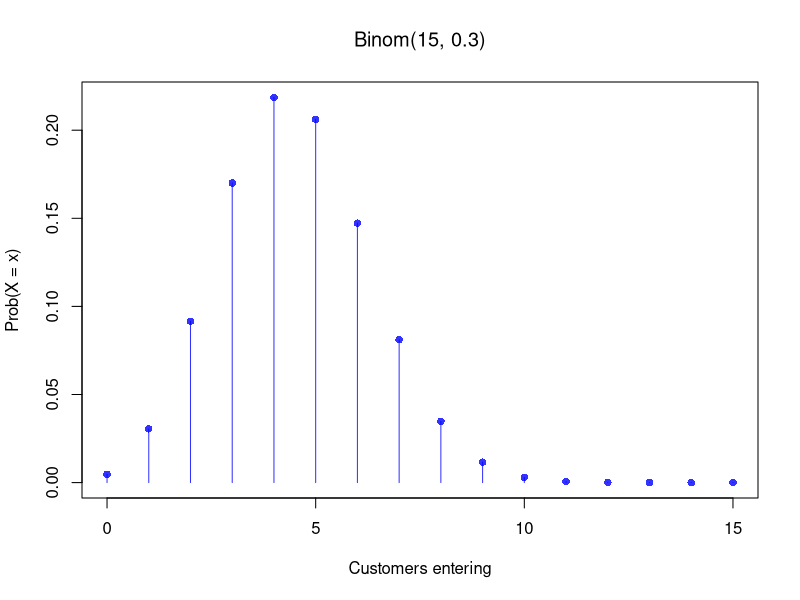
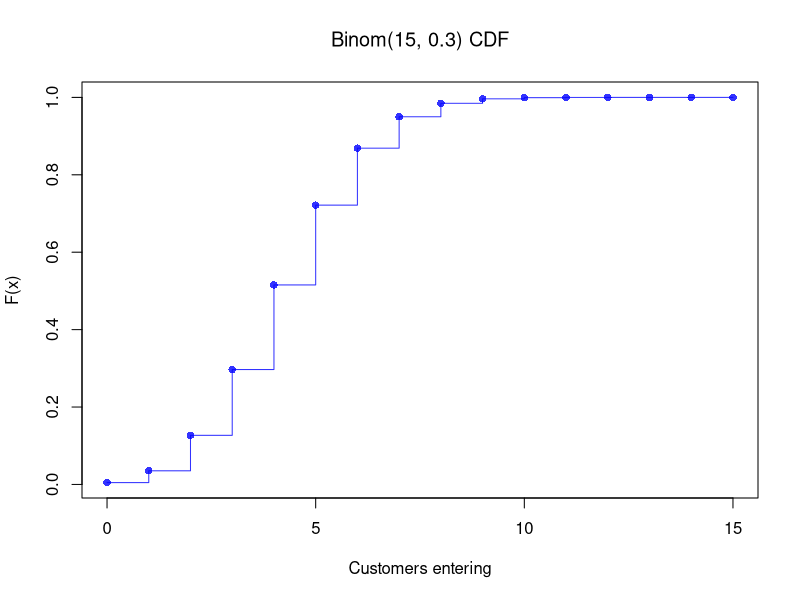
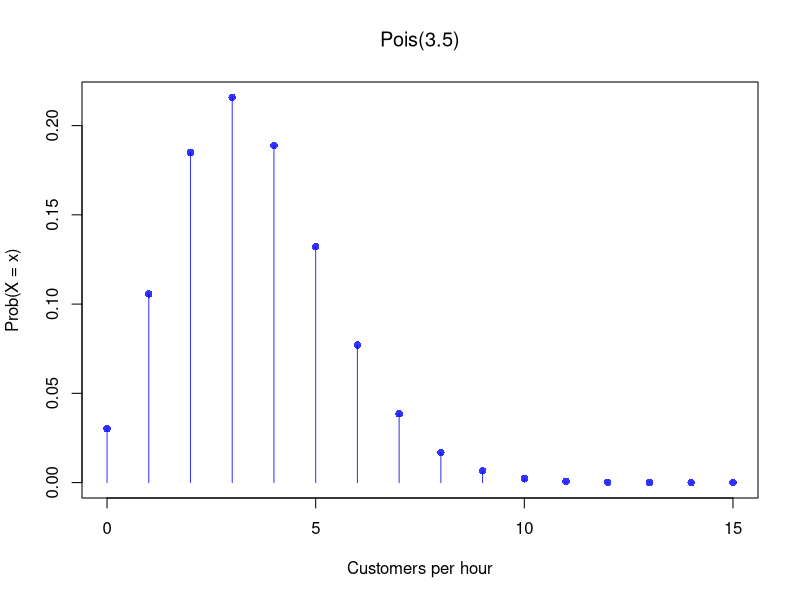
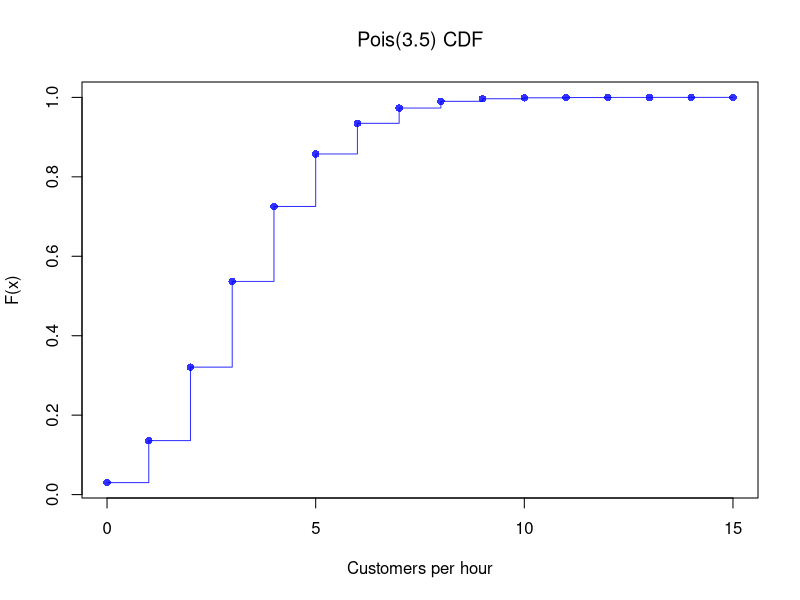
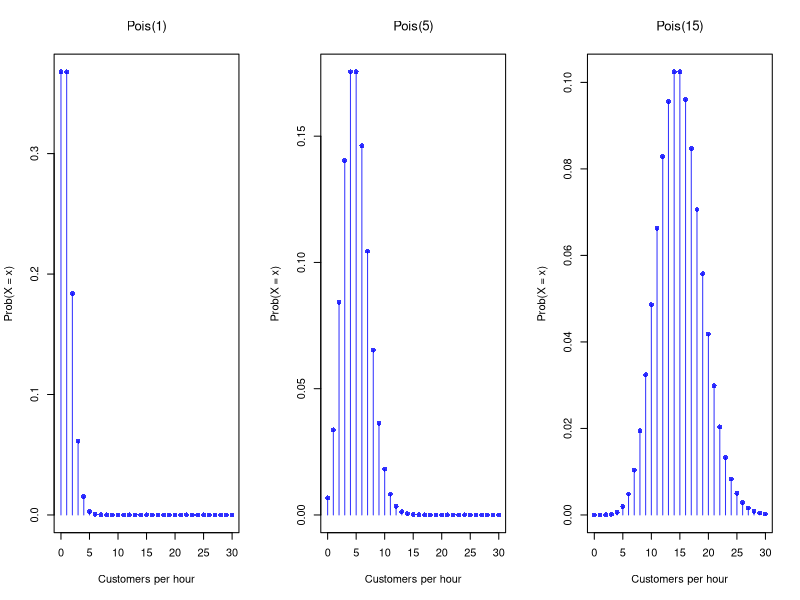
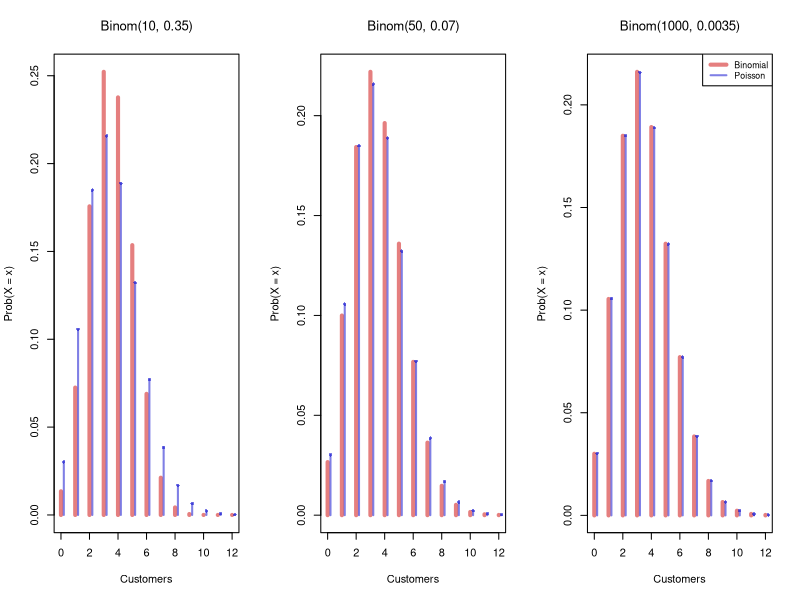
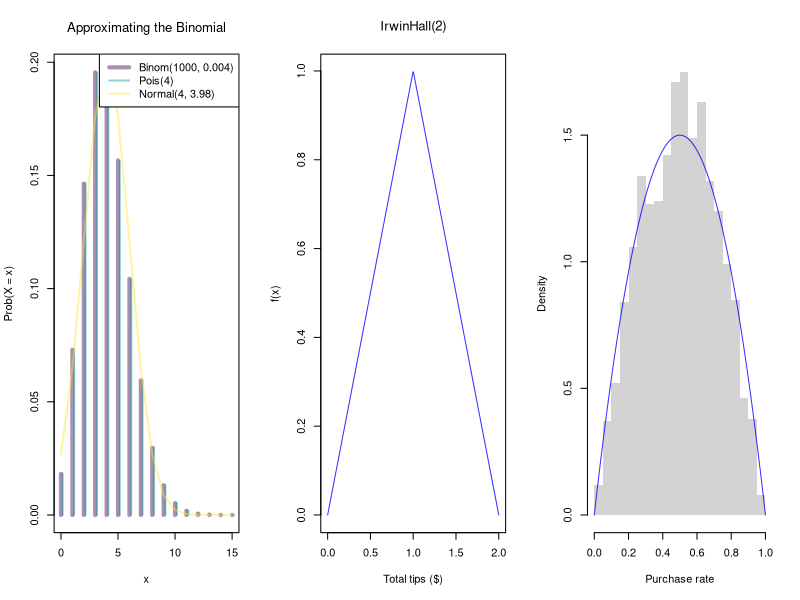
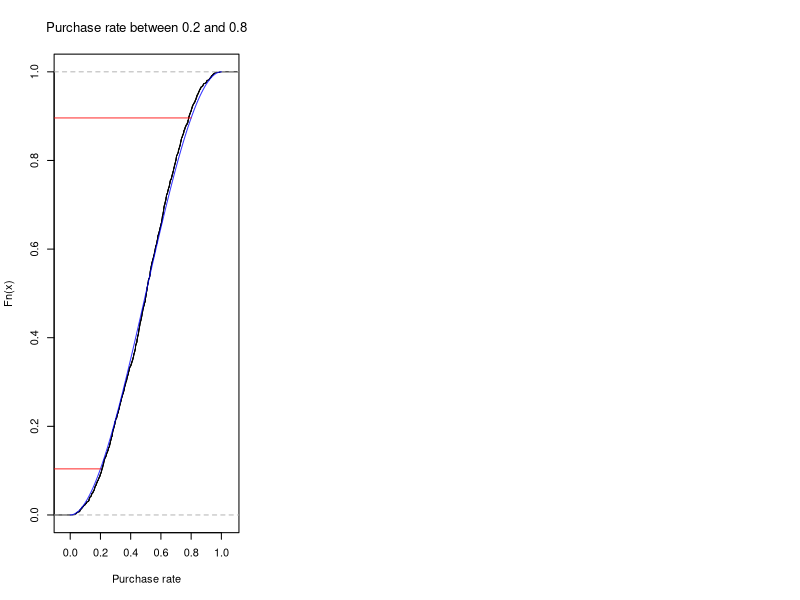

R code for these plots, in order:
## ---- chunk 1
## Store: 15 passers-by, 30% chance each enters
n <- 15
p <- 0.3

# PMF plot
x <- seq(0, n)
f_x <- dbinom(x, n, p)
plot(x, f_x, type = 'h', col = rgb(0, 0, 1, .8),
    main=NA, xlab = 'Customers entering', ylab = 'Prob(X = x)')
title(bquote(paste('Binom(', .(n), ', ', .(p), ')')), font.main=1)
points(x, f_x, pch = 16, col = rgb(0, 0, 1, .8))

## Theoretical CDF
F_x <- pbinom(x, n, p)
plot(x, F_x, type='s', col=rgb(0, 0, 1, .8),
    xlab = 'Customers entering', ylab = 'F(x)', main=NA)
points(x, F_x, pch=16, col=rgb(0, 0, 1, .8))
title(bquote(paste('Binom(', .(n), ', ', .(p), ') CDF')), font.main=1)
## ---- chunk 2
# Individual terms
x <- c(0, 1, 2)
px <- dbinom(x, size=20, prob=0.05)
round(px, 2)

# CDF: Prob(X <= 2)
pbinom(2, size=20, prob=0.05)
## ---- chunk 3
n <- 8
p <- 0.3
X <- rbinom(1000, n, p)
## ---- chunk 4
# Compare empirical simulation vs theoretical
n <- 2
p <- 3/4
X <-  rbinom(1000, size=n, prob=p)

# Mean
c(empirical = mean(X), theoretical = n*p)

# Variance
c(empirical  = var(X),  theoretical  = n*p*(1-p))
## ---- chunk 5
## Store: lambda = 3.5 customers per hour
lambda <- 3.5

# PMF plot
x <- seq(0, 15)
f_x <- dpois(x, lambda)
plot(x, f_x, type='h', col=rgb(0, 0, 1, .8),
     xlab = 'Customers per hour', ylab = 'Prob(X = x)', main=NA)
points(x, f_x, pch = 16, col = rgb(0, 0, 1, .8))
title(bquote(paste('Pois(', .(lambda), ')')), font.main=1)

# CDF plot
F_x <- ppois(x, lambda)
plot(x, F_x, type='s', col=rgb(0, 0, 1, .8),
    xlab = 'Customers per hour', ylab = 'F(x)', main=NA)
points(x, F_x, pch=16, col=rgb(0, 0, 1, .8))
title(bquote(paste('Pois(', .(lambda), ') CDF')), font.main=1)
## ---- chunk 6
# Compare empirical simulation vs theoretical
lambda <- 3.5
X <- rpois(1e4, lambda)
c(emp_mean = mean(X), th_mean = lambda)
c(emp_var  = var(X),  th_var  = lambda)
## ---- chunk 7
# Prob(X > 7)
1 - ppois(7, lambda=4.5)

# Verify: sum the PMF from 0 to 7
sum(dpois(0:7, lambda=4.5))
## ---- chunk 8
# Shape varies with lambda
par(mfrow=c(1, 3))
for(lam in c(1, 5, 15)) {
    x <- seq(0, 30)
    f_x <- dpois(x, lam)
    plot(x, f_x, type='h', col=rgb(0, 0, 1, .8),
        xlab = 'Customers per hour', ylab = 'Prob(X = x)', main=NA)
    points(x, f_x, pch=16, col=rgb(0, 0, 1, .8))
    title(bquote(paste('Pois(', .(lam), ')')), font.main=1)
}
## ---- chunk 9
# Binomial approaches Poisson as n grows
lambda <- 3.5
x <- seq(0, 12)
f_pois <- dpois(x, lambda)

par(mfrow=c(1, 3))
for(n in c(10, 50, 1000)) {
    f_binom <- dbinom(x, size=n, prob=lambda/n)
    comp_cols <- c(rgb(.8, 0, 0, .5), rgb(0, 0, .8, .5))
    plot(x, f_binom, type='h', col=comp_cols[1], lwd=4,
        xlab='Customers', ylab='Prob(X = x)', main=NA)
    points(x + 0.2, f_pois, type='h', col=comp_cols[2], lwd=2)
    points(x + 0.2, f_pois, pch=16, col=comp_cols[2], cex=0.7)
    title(bquote(paste('Binom(', .(n), ', ', .(round(lambda/n, 4)), ')')), font.main=1)
}
legend('topright', c('Binomial', 'Poisson'),
    col=comp_cols, lwd=c(4, 2), cex=0.8)
## ---- chunk 10
# Binom(1000, 0.004) vs Pois(4) vs Normal(4, 3.98)
n <- 1000
p <- 0.004
x <- seq(0, 15)
f_binom <- dbinom(x, size=n, prob=p)
f_pois  <- dpois(x, lambda=n*p)
f_norm  <- dnorm(x, mean=n*p, sd=sqrt(n*p*(1-p)))

approx_cols <- hcl.colors(3, alpha=.45)
plot(x, f_binom, type='h', col=approx_cols[1], lwd=4,
    xlab='x', ylab='Prob(X = x)',
    main=NA)
title('Approximating the Binomial', font.main=1)
points(x + 0.15, f_pois, type='h', col=approx_cols[2], lwd=2)
lines(x, f_norm, col=approx_cols[3], lwd=2)
legend('topright',
    c('Binom(1000, 0.004)', 'Pois(4)', 'Normal(4, 3.98)'),
    col=approx_cols, lwd=c(4, 2, 2))
## ---- chunk 11
## Tip jar: total tips from n customers, each Uniform(0, 1)
# Irwin-Hall PDF function
dirwinhall <- function(x, n) {
    f_x <- rep(NA, length(x))
    for(i in seq(x)) {
        xx <- x[i]
        if(xx < 0 | xx > n){
            f_x[i] <- 0
        } else {
            k <- seq(0, floor(xx))
            f_k <- sum((-1)^k*choose(n, k)*(xx-k)^(n-1))/factorial(n-1)
            f_x[i] <- f_k
        }
    }
    return(f_x)
}

# Two customers
n <- 2
x <- seq(0, n, length.out = 500)

# Compute and plot PDF
f_x <- dirwinhall(x, n)
plot(x, f_x, type='l', col=rgb(0, 0, 1, .8),
    main=NA, xlab = 'Total tips ($)', ylab = 'f(x)')
title(bquote(paste('IrwinHall(', .(n), ')')), font.main=1)
## ---- chunk 12
## Daily purchase rate: Beta(2, 2)
X4 <- rbeta(2000, 2, 2)
hist(X4, breaks=20, border=NA, main=NA, freq=F,
    xlab='Purchase rate')

x <- seq(0, 1, by=.01)
fx <- dbeta(x, 2, 2)
lines(x, fx, col=rgb(0, 0, 1, .8))
## ---- chunk 13
plot(ecdf(X4), main=NA,
    xlab='Purchase rate') # Empirical

x <- seq(0, 1, by=.01) # Theoretical
Fx <- pbeta(x, 2, 2)
lines(x, Fx, col=rgb(0, 0, 1, .8))

# Middle Interval Example
F2 <- pbeta(0.2, 2, 2)
F8 <- pbeta(0.8, 2, 2)
F_2_8 <- F8 - F2
F_2_8

# Visualize
title('Purchase rate between 0.2 and 0.8', font.main=1)
segments(0.2, F2, -1, F2, col=rgb(1, 0, 0, .8))
segments(0.8, F8, -1, F8, col=rgb(1, 0, 0, .8))
## ---- chunk 14
#| fig-width: 8
#| fig-height: 6
op <- par(no.readonly = TRUE); on.exit(par(op), add = TRUE)
x <- seq(0, 1, by=.01)
pars <- expand.grid(c(.5, 1, 2), c(.5, 1, 2))
par(mfrow=c(3, 3))
apply(pars, 1, function(p){
    fx <- dbeta(x, p[1], p[2])
    plot(x, fx, type='l', xlim=c(0, 1), ylim=c(0, 4), lwd=2, col=rgb(0, 0, 1, .8),
        xlab='Purchase rate', ylab='f(x)', main=NA)
})
title('Beta densities', outer=T, line=-1, font.main=1)
## ---- chunk 15
# Simulation verification
set.seed(123)
x <- seq(1, 6)
rolls <- sample(x, 1e6, replace = TRUE)
A <- rolls > 2
B <- rolls %% 2 == 0
P_AcondB <- mean(A & B) / mean(B)
round(P_AcondB, 3)
## ---- chunk 16
# Simulation verification
set.seed(123)
rolls <- sample(seq(1, 6), 1e6, replace=TRUE)
A <- rolls > 2
B <- rolls %% 2 == 0
# Prob(B | A)
mean(B[A])
## ---- chunk 17
# Simulation verification
set.seed(42)
n <- 1e6
supplier <- sample(c('A', 'B'), n, replace=TRUE, prob=c(0.6, 0.4))
defect_rate <- ifelse(supplier == 'A', 0.03, 0.05)
defective <- runif(n) < defect_rate

# Prob(A | D)
mean(supplier[defective] == 'A')
